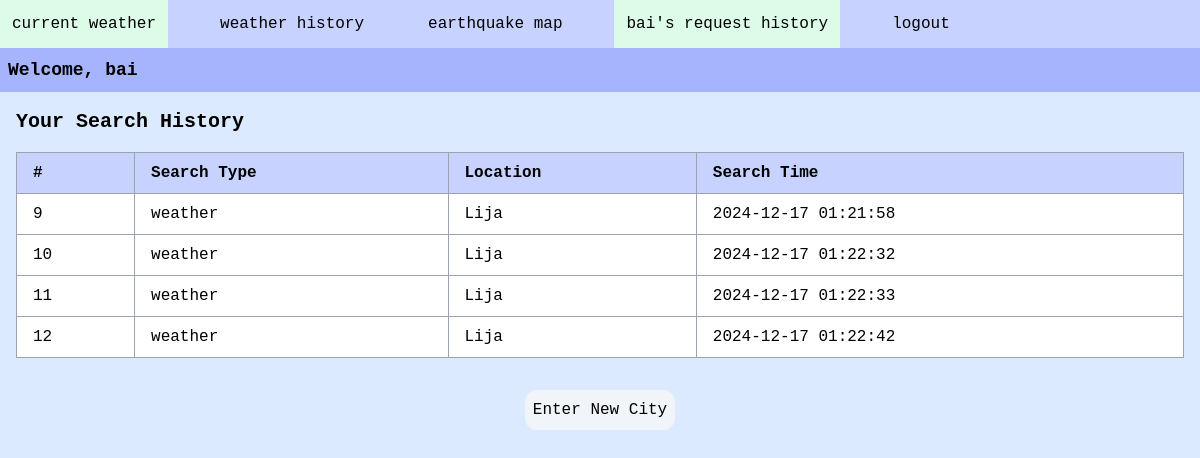
/user_history (signed in), run on the app's committed database.
### tables this page shows
CREATE TABLE userHistory (history_id INTEGER PRIMARY KEY AUTOINCREMENT, user_id INTEGER, search_type TEXT, location_name TEXT, search_time TEXT);

### __init__.py (the view)
@app.route("/user_history")
def user_history():
    if 'username' not in session:
        return redirect("/login")
    print(db.getTableData("users", "username", session['username'])[0])
    history_data = db.getAllHistory(db.getTableData("users", "username", session['username'])[0])
    return render_template("user_history.html", username=session['username'], history=history_data)

### db.py (called while the page is built)
def getTableData(table, valueType, value):
    db = sqlite3.connect(DB_FILE, check_same_thread=False)
    c = db.cursor()
    c.execute("SELECT * FROM " + table + " WHERE " + valueType + " = ?", (value,))
    result = c.fetchone()
    db.close()
    if result:
        return result
    else:
        return -1

def getAllHistory(userID):
    db = sqlite3.connect(DB_FILE, check_same_thread=False)
    c = db.cursor()
    c.execute("SELECT * FROM userHistory WHERE user_id = ?", (userID,))
    result = c.fetchall()
    db.close()
    if result:
        return result
    else:
        return -1

### templates/user_history.html (shortened to what this page needs)
<!DOCTYPE html>
<html lang="en" dir="ltr">
  <head>
      <script src="https://cdn.tailwindcss.com"></script>
  </head>
  <body class="font-mono bg-blue-100">
    <ul class="flex bg-indigo-200 space-x-10 h-12 items-center">
        <li><a class="flex hover:bg-green-100 p-3" href="/">current weather</a></li>
        <li><a class="flex hover:bg-green-100 p-3" href="/history">weather history</a></li>
        <li><a class="flex hover:bg-green-100 p-3" href="/earthquake">earthquake map</a></li>
        <li><a class="bg-green-100 flex hover:bg-green-100 p-3" href="/user_history">{{ username }}'s request history</a></li>
        <li><a class="flex hover:bg-green-100 p-3" href="/logout">logout</a></li>
    </ul>
    <h1 class="p-2 bg-indigo-300 text-lg font-bold">Welcome, {{ username }}</h1>
    <div class="p-4">
      <h2 class="text-xl font-semibold mb-4">Your Search History</h2>
      {% if history %}
      <div class="overflow-x-auto">
        <table class="table-auto border-collapse border border-gray-400 w-full bg-white">
          <thead class="bg-indigo-200">
            <tr>
              <th class="border border-gray-400 px-4 py-2 text-left">#</th>
              <th class="border border-gray-400 px-4 py-2 text-left">Search Type</th>
              <th class="border border-gray-400 px-4 py-2 text-left">Location</th>
              <th class="border border-gray-400 px-4 py-2 text-left">Search Time</th>
            </tr>
          </thead>
          <tbody>
            {% for entry in history %}
            <tr class="hover:bg-gray-200">
              <td class="border border-gray-400 px-4 py-2">{{ entry[0] }}</td>
              <td class="border border-gray-400 px-4 py-2">{{ entry[2] }}</td>
              <td class="border border-gray-400 px-4 py-2">{{ entry[3] }}</td>
              <td class="border border-gray-400 px-4 py-2">{{ entry[4] }}</td>
            </tr>
            {% endfor %}
          </tbody>
        </table>
      </div>
      {% else %}
      <p class="p-3 bg-red-100 rounded-lg">No search history found.</p>
      {% endif %}
    </div>
    <div class="flex justify-center mt-4">
      <a href="/new_city">
        <button class="box-border p-2 bg-slate-100 rounded-xl hover:bg-fuchsia-300" type="button">Enter New City</button>
      </a>
    </div>
  </body>
</html>

### data on the page
userHistory: history_id "9", search_type "weather", location_name "Lija", search_time "2024-12-17 01:21:58"
userHistory: history_id "10", search_type "weather", location_name "Lija", search_time "2024-12-17 01:22:32"
userHistory: history_id "11", search_type "weather", location_name "Lija", search_time "2024-12-17 01:22:33"
userHistory: history_id "12", search_type "weather", location_name "Lija", search_time "2024-12-17 01:22:42"

### other printed values
{{ username }} "bai"
